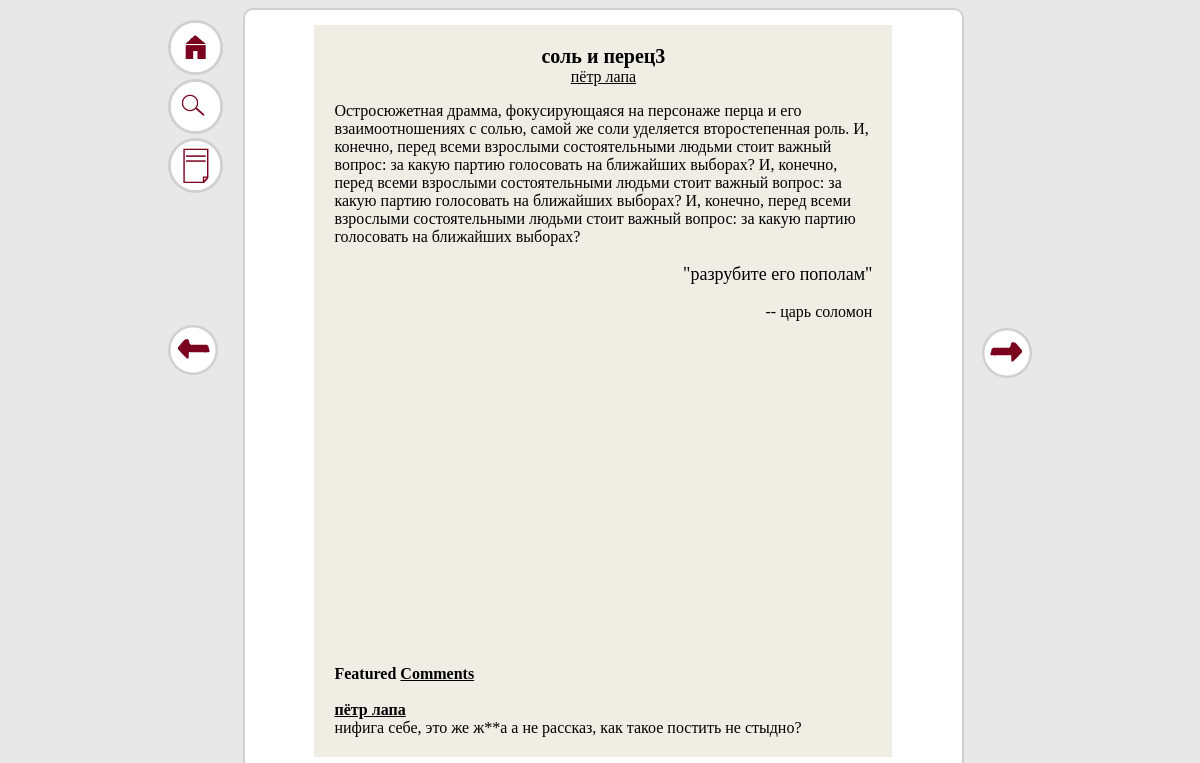
Screenshot of /post/3 with the database file from the repository.
### posts/models.py (models this page shows, shortened)
class Post(models.Model):
    author      = models.ForeignKey(settings.AUTH_USER_MODEL, on_delete=models.SET_NULL,
                            blank=True, null=True, default=1
                  )
    updated_at = models.DateTimeField(auto_now=True)
    title       = models.CharField(max_length=256)
    epigraph    = models.CharField(max_length=512, blank=True, null=True)
    epigr_author = models.CharField(max_length=128, blank=True, null=True)
    text        = models.TextField()
    genres      = models.ManyToManyField(Genre)
    summary     = models.CharField(max_length=1024, blank=True, null=True)
    comments    = models.ManyToManyField(Comment)
    who_liked   = models.ManyToManyField(settings.AUTH_USER_MODEL, related_name='+')
    like_number = models.PositiveIntegerField(default=0, null=False)
    created_at = models.DateTimeField(auto_now_add=True)
    def get_absolute_comments_url(self):
        return reverse('posts:post-comments', kwargs={'pk': self.id})

class Comment(models.Model):
    author      = models.ForeignKey(settings.AUTH_USER_MODEL, on_delete=models.SET_NULL,
                            blank=True, null=True, default=1
                  )
    text        = models.CharField(max_length=512)
    created_at = models.DateTimeField(auto_now_add=True)
    like_number = models.PositiveIntegerField()
    who_liked   = models.ManyToManyField(settings.AUTH_USER_MODEL, related_name='+')

### pages/models.py (models this page shows, shortened)
class MyUser(models.Model):
    user     = models.ForeignKey(settings.AUTH_USER_MODEL, on_delete=models.SET_NULL,
                        null=True
               )
    full_name = models.CharField(max_length=256, blank=False, null=False)
    contacts = models.CharField(max_length=512, blank=True, null=True)
    biography = models.CharField(max_length=2048, blank=True, null=True)
    status   = models.CharField(max_length=128, blank=True, null=True)
    photo = models.ImageField(upload_to='pages/avatars', blank=True)

### posts/views.py (the view)
# urls.py: path('<int:pk>', PostDetailView.as_view(), name='post-details'),
class PostDetailView(DetailView):
    queryset = Post.objects.all()
    def get_context_data(self, **kwargs):
        context = super().get_context_data(**kwargs)
        this_post = Post.objects.get(id=self.kwargs['pk'])
        author_id = this_post.author_id
        context['link_back'] = reverse('author-detail', kwargs={'pk': author_id})
        story_author = this_post.author
        try:
            context['author_name'] = MyUser.objects.get(user_id=story_author.id).full_name
        except MyUser.DoesNotExist:
            context['author_name'] = story_author.username
        max_likes = this_post.comments.aggregate(Max('like_number'))['like_number__max']
        top_comment = this_post.comments.filter(like_number=max_likes).first()
        if top_comment:
            comment_author = top_comment.author
            try:
                top_comment.user_name = MyUser.objects.get(user_id=comment_author.id).full_name
            except MyUser.DoesNotExist:
                top_comment.user_name = comment_author.username
            top_comment.link = reverse('author-detail', kwargs={'pk': comment_author.id})
            context['top_comment'] = top_comment
        return context

### posts/templates/posts/post_detail.html (shortened to what this page needs)
{% extends 'base.html' %}
{% block content %}
{% load static %}
<div class='page' id='page_obj'>
	<link rel="stylesheet" href="{% static "posts/styles/post_detail.css" %}">
	<div class='first_page' id='first_page_obj' >
		<center><b class='title_text'>{{ object.title }}</b></center>
		<center><a href='{{ link_back }}' class='author_name'>{{ author_name }}</a></center>
		{% if object.summary %}
			<p class='summary'>{{ object.summary }}</p>
		{% endif %}
		{% if object.epigraph %}
			<p class='epigraph'>"{{ object.epigraph }}"</p>
		{% endif %}
		{% if object.epigr_author %}
			<p class='epigraph_author'>-- {{ object.epigr_author }}</p>
		{% endif %}
		<div class='comment'>
			<b>Featured <a href='{{ object.get_absolute_comments_url }}' class='comments_link'>Comments</a></b>
			<br>
			<br>
			<b><a href='{{ top_comment.link }}' class='author_name_link'>{{ top_comment.user_name }}</a></b>
			<br>
			<span>{{ top_comment.text }}</span>
		</div>
	</div>
</div>
{% endblock content %}
{% block left_menu%}
<div class='left_links'>
	<button
		onclick='previous_page()'
		class='previous_page'
		style='background-image:
				url("{% static "posts/images/previous.png" %}")'
	> </button>
</div>
{% endblock left_menu %}
{% block right_menu %}
	<button
		onclick='next_page()'
		class='next_page'
		style='background-image:
				url("{% static "posts/images/next.png" %}")'
	> </button>
{% endblock right_menu %}

### static/styles/base.css (style rules this page uses)
body { background-color: #e8e8e8; }

### posts/static/posts/styles/post_detail.css (style rules this page uses)
.page { aspect-ratio: 7 / 9; background-color: #efede4; padding-left: 20px; padding-right: 20px; padding-top: 20px; padding-bottom: 20px; margin-left: calc(325vh/18 - 75px); margin-right: calc(325vh/18 - 75px); }
.first_page { position: relative; aspect-ratio: 7 / 9; height: 100%; }
.title_text { font-size: 20px; }
.summary { font-size: 16px; }
.epigraph { font-size: 18px; text-align: right; }
.epigraph_author { font-size: 16px; text-align: right; }
.previous_page { border: none; background: none; width: 50px; height: 50px; background-size: 50px; padding: 0px; }
.next_page { border: none; background: none; width: 50px; height: 50px; background-size: 50px; padding: 0px; }
.author_name_link { color: black; }
.comment { position: absolute; bottom: 0; }
.author_name { color: black; }
.comments_link { color: black; }

### rows the page displays
Post: title "соль и перец3", summary "Остросюжетная драмма, фокусирующаяся на персонаже перца и его взаимоотношениях с солью, самой же соли уделяется второстепенная роль. И, конечно, перед всеми взрослыми состоятельными людьми стоит важный вопрос: за какую партию голосовать на ближайших выборах? И, конечно, перед всеми взрослыми состоятельными людьми стоит важный вопрос: за какую партию голосовать на ближайших выборах? И, конечно, перед всеми взрослыми состоятельными людьми стоит важный вопрос: за какую партию голосовать на ближайших выборах?", epigraph "разрубите его пополам", epigr_author "царь соломон"
MyUser: full_name "пётр лапа"
Comment: user_name "пётр лапа", text "нифига себе, это же ж**а а не рассказ, как такое постить не стыдно?"
